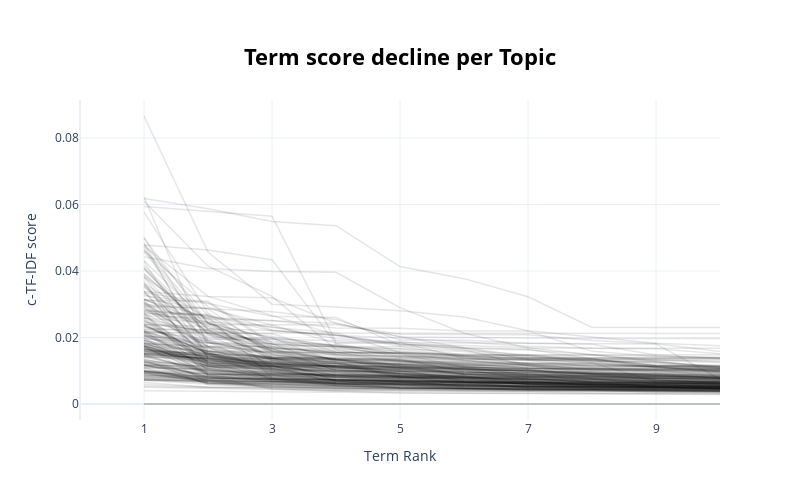

Notebook source saved alongside this figure:
### Code cell
model.visualize_term_rank()
